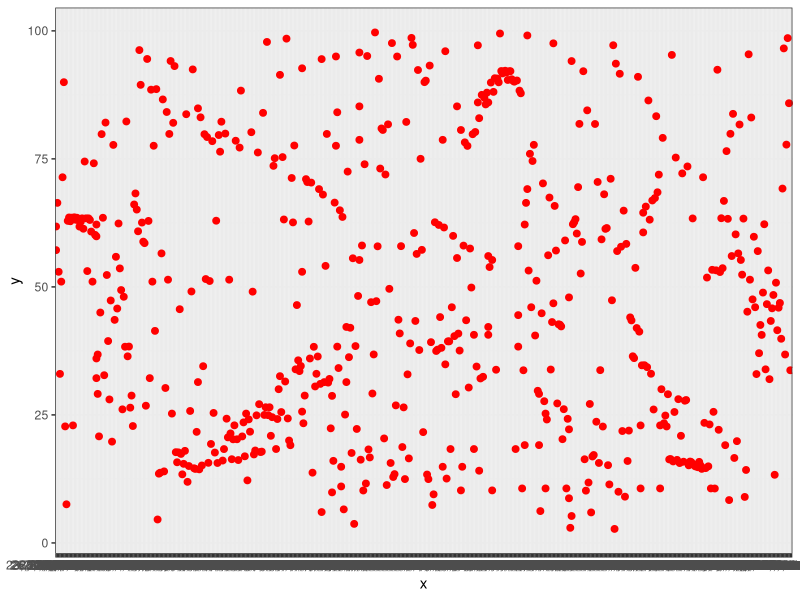

Write R code to recreate this figure.
## ---- chunk 1
library(ggplot2)
data<-read.table("example_data_to_clean2.txt", sep="\t", header = T)
ggplot(data, aes(x = x, y = y)) +
geom_point(pch = "circle", color = "red", size = 2) +
theme_bw() +
theme(legend.position = "none") 
